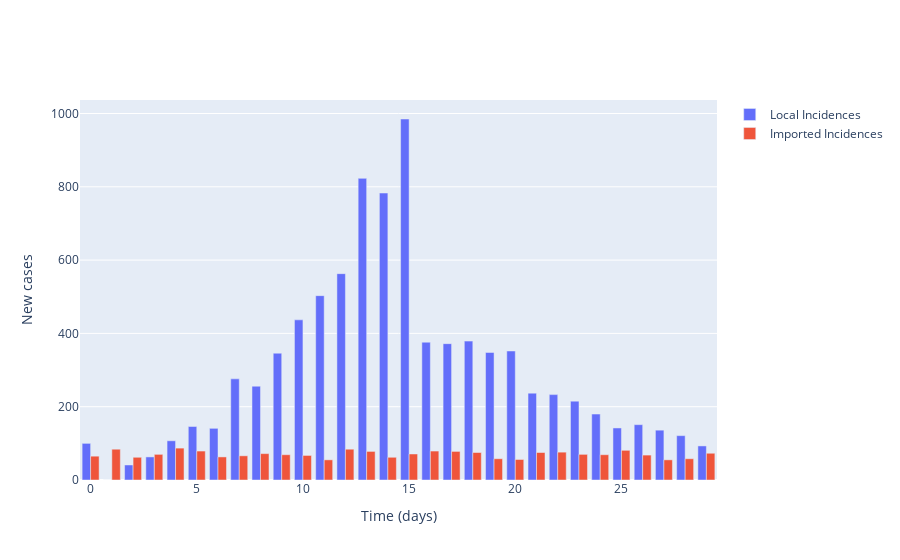

Notebook cell for this chart:
### Markdown cell above
## Plot local incidence numbers and imported cases

### Code cell
# Plot (bar chart cases each day)
fig = go.Figure()

# Plot of incidences
fig.add_trace(
    go.Bar(
        x=times,
        y=locally_infected_cases,
        name='Local Incidences'
    )
)

fig.add_trace(
    go.Bar(
        x=times,
        y=imported_cases,
        name='Imported Incidences'
    )
)

# Add axis labels
fig.update_layout(
    xaxis_title='Time (days)',
    yaxis_title='New cases'
)

fig.show()

### Figure 1 — Plotly figure (JSON) as saved in the notebook; plotly's stock layout.template omitted (floating-point values rounded to 4 significant figures)
{"data": [{"name": "Local Incidences", "type": "bar", "x": [0, 1, 2, 3, 4, 5, 6, 7, 8, 9, 10, 11, 12, 13, 14, 15, 16, 17, 18, 19, 20, 21, 22, 23, 24, 25, 26, 27, 28, 29], "y": [100, 0, 41, 63, 107, 146, 141, 276, 256, 346, 437, 503, 563, 823, 783, 985, 376, 372, 379, 348, 352, 237, 233, 215, 180, 142, 151, 136, 121, 93]}, {"name": "Imported Incidences", "type": "bar", "x": [0, 1, 2, 3, 4, 5, 6, 7, 8, 9, 10, 11, 12, 13, 14, 15, 16, 17, 18, 19, 20, 21, 22, 23, 24, 25, 26, 27, 28, 29], "y": [65, 84, 62, 70, 87, 79, 63, 66, 72, 69, 67, 55, 84, 78, 62, 71, 79, 78, 75, 58, 56, 75, 76, 70, 69, 81, 68, 55, 58, 73]}], "layout": {"xaxis": {"title": {"text": "Time (days)"}}, "yaxis": {"title": {"text": "New cases"}}}}
